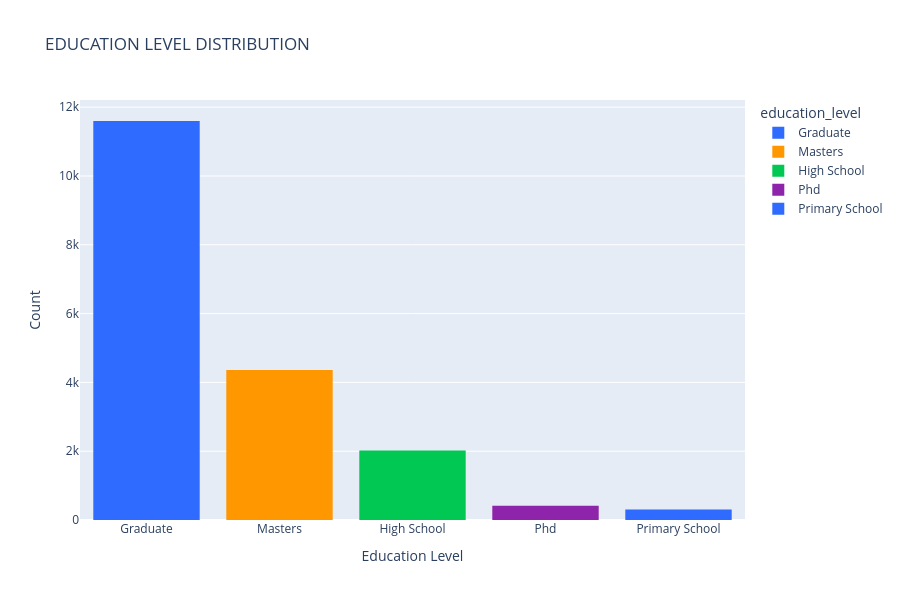

The code cell stored with this chart in its notebook:
### Markdown cell above
## 4.2 HISTOGRAM (EDUCATION LEVEL)

### Code cell
import plotly.express as px

fig = px.histogram(df,x='education_level',color='education_level',title="EDUCATION LEVEL DISTRIBUTION",
                   color_discrete_sequence=['#2F6BFF','#FF9800','#00C853','#FF3B3B','#8E24AA'])

fig.update_layout( width=900, height=600, xaxis_title="Education Level",yaxis_title="Count")


fig.show()

### Figure 1 — Plotly figure (JSON) as saved in the notebook; plotly's stock layout.template omitted (floating-point values rounded to 4 significant figures; data arrays with more than 128 entries replaced by an {"elided": "..."} marker saying what was removed)
{"data": [{"bingroup": "x", "hovertemplate": "education_level=%{x}<br>count=%{y}<extra></extra>", "legendgroup": "Graduate", "marker": {"color": "#2F6BFF", "pattern": {"shape": ""}}, "name": "Graduate", "orientation": "v", "showlegend": true, "type": "histogram", "x": {"elided": "11598 str values"}, "xaxis": "x", "yaxis": "y"}, {"bingroup": "x", "hovertemplate": "education_level=%{x}<br>count=%{y}<extra></extra>", "legendgroup": "Masters", "marker": {"color": "#FF9800", "pattern": {"shape": ""}}, "name": "Masters", "orientation": "v", "showlegend": true, "type": "histogram", "x": {"elided": "4361 str values"}, "xaxis": "x", "yaxis": "y"}, {"bingroup": "x", "hovertemplate": "education_level=%{x}<br>count=%{y}<extra></extra>", "legendgroup": "High School", "marker": {"color": "#00C853", "pattern": {"shape": ""}}, "name": "High School", "orientation": "v", "showlegend": true, "type": "histogram", "x": {"elided": "2017 str values"}, "xaxis": "x", "yaxis": "y"}, {"bingroup": "x", "hovertemplate": "education_level=%{x}<br>count=%{y}<extra></extra>", "legendgroup": "Phd", "marker": {"color": "#8E24AA", "pattern": {"shape": ""}}, "name": "Phd", "orientation": "v", "showlegend": true, "type": "histogram", "x": {"elided": "414 str values"}, "xaxis": "x", "yaxis": "y"}, {"bingroup": "x", "hovertemplate": "education_level=%{x}<br>count=%{y}<extra></extra>", "legendgroup": "Primary School", "marker": {"color": "#2F6BFF", "pattern": {"shape": ""}}, "name": "Primary School", "orientation": "v", "showlegend": true, "type": "histogram", "x": {"elided": "308 str values"}, "xaxis": "x", "yaxis": "y"}], "layout": {"barmode": "relative", "height": 600, "legend": {"title": {"text": "education_level"}, "tracegroupgap": 0}, "title": {"text": "EDUCATION LEVEL DISTRIBUTION"}, "width": 900, "xaxis": {"anchor": "y", "categoryarray": ["Graduate", "Masters", "High School", null, "Phd", "Primary School"], "categoryorder": "array", "domain": [0, 1], "title": {"text": "Education Level"}}, "yaxis": {"anchor": "x", "domain": [0, 1], "title": {"text": "Count"}}}}
